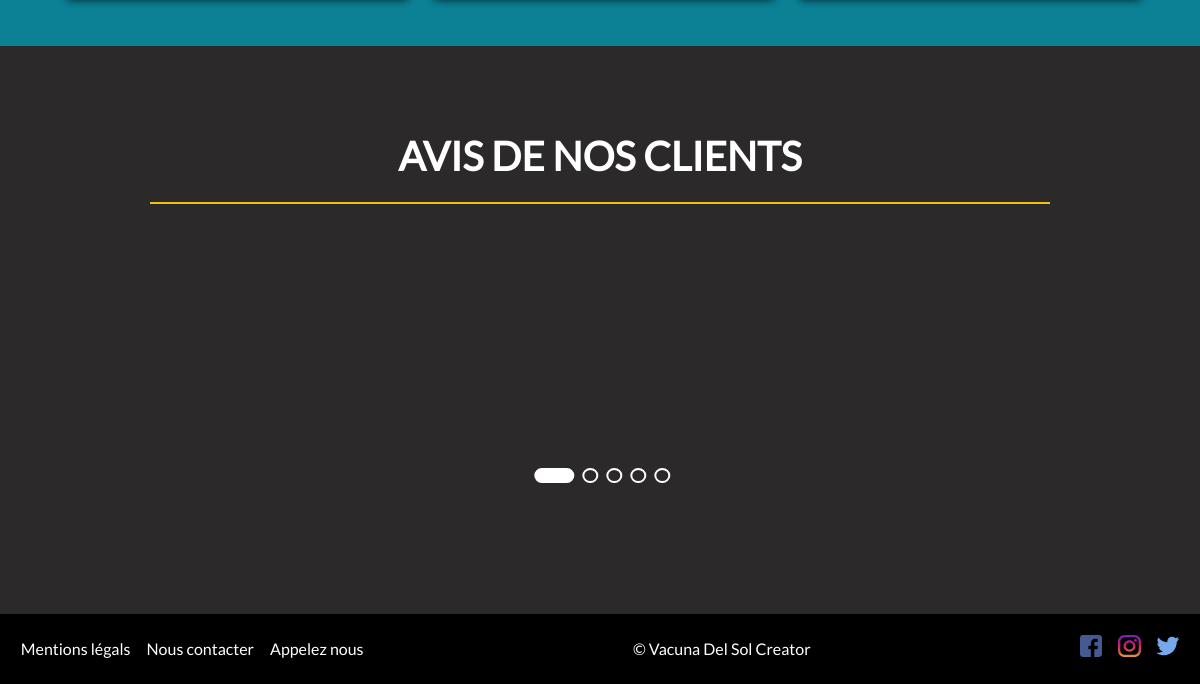
The app's page / (lower part), older data.
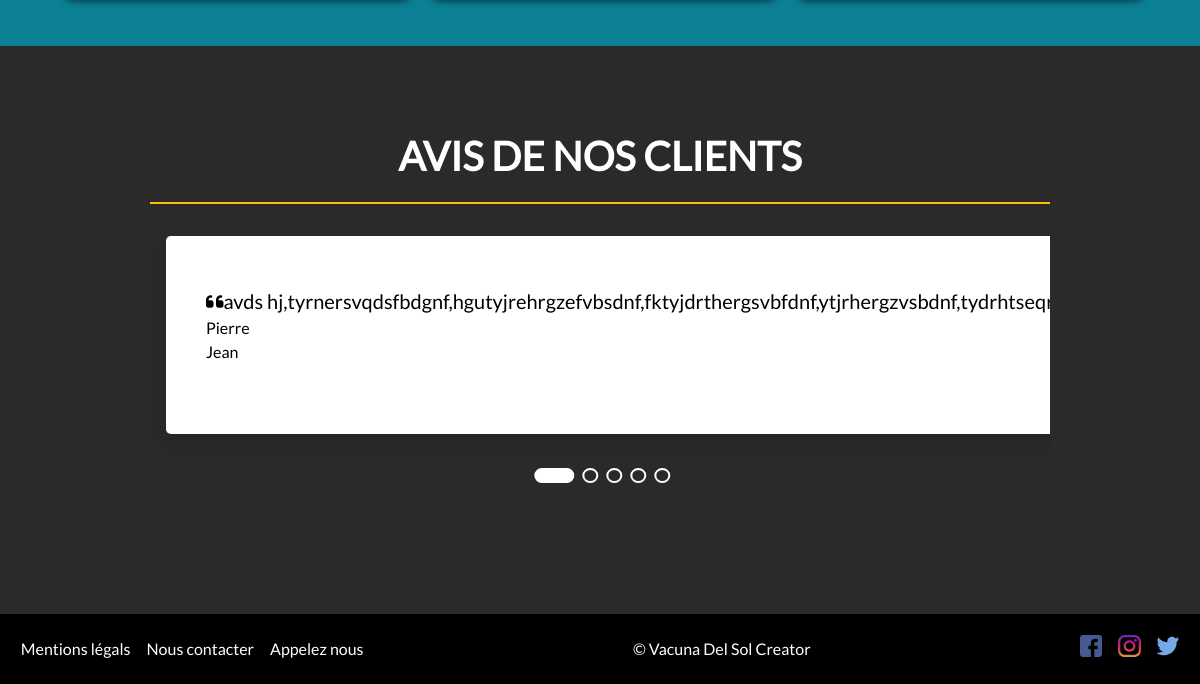
The same page, newer data.
### tables this page shows
CREATE TABLE `vds_testimonial` (
  `id` int(11) NOT NULL,
  `id_user` int(11) NOT NULL,
  `content` text NOT NULL,
  `created_at` datetime NOT NULL,
  `status` varchar(30) NOT NULL DEFAULT 'draft'
);

CREATE TABLE `vds_users` (
  `id` int(11) NOT NULL,
  `name` varchar(100) NOT NULL,
  `prenom` varchar(200) NOT NULL,
  `dob` date NOT NULL,
  `sexe` char(10) NOT NULL,
  `email` varchar(255) NOT NULL,
  `password` varchar(255) NOT NULL,
  `token` varchar(255) NOT NULL,
  `created_at` datetime NOT NULL,
  `last_log` datetime NOT NULL,
  `role` varchar(30) NOT NULL DEFAULT 'user'
);

### inc/func.php (called while the page is built, shortened)
<?php
function getTestiRandomLimit( $limit){
    global $pdo;
    $sql= "SELECT vds_users.id,vds_users.name as name, vds_users.prenom as prenom, vds_testimonial.*
    FROM vds_users
    INNER JOIN vds_testimonial
    ON vds_users.id = vds_testimonial.id_user
    ORDER BY vds_testimonial.created_at LIMIT :limit
    ";
    $query = $pdo->prepare($sql);
    $query->bindValue(':limit', $limit, PDO::PARAM_INT);
    $query->execute();
    return $query->fetchAll();
}

### index.php (the view, shortened to what this page needs)
<?php
require ('inc/func.php');
$testimonialRandom = getTestiRandomLimit(5);
include ('inc/header.php');
?>
    <section id="details">
        <div class="wrap3">
            <div class="cards">
            </div>
        </div>
    </section>
    <section id="slider">
        <div class="wrap4">
            <div class="title">
                <h2>Avis de nos clients </h2>
            </div>
            <div class="container">
                <div class="wrapper">
                    <?php foreach ($testimonialRandom as $testi) { ?>
                    <div class="card">
                        <div class="card-body">
                            <p class="review"><i class="fas fa-quote-left"></i><?= substr($testi['content'], 0, 150); ?><i class="fas fa-quote-right"></i></p>
                            <p><?= $testi['name'];?></p>
                            <p><?= $testi['prenom'];?></p>
                        </div>
                    </div>
                    <?php } ?>
                </div>
                <div class="indicators">
                    <button class="active"></button>
                    <button ></button>
                    <button ></button>
                    <button ></button>
                    <button ></button>
                </div>
            </div>
        </div>
    </section>
<?php include ('inc/footer.php');

Row changes from the older to the newer data that the page shows:
added vds_testimonial: content "avds…", id_user.name "Pierre", id_user.prenom "Jean"
